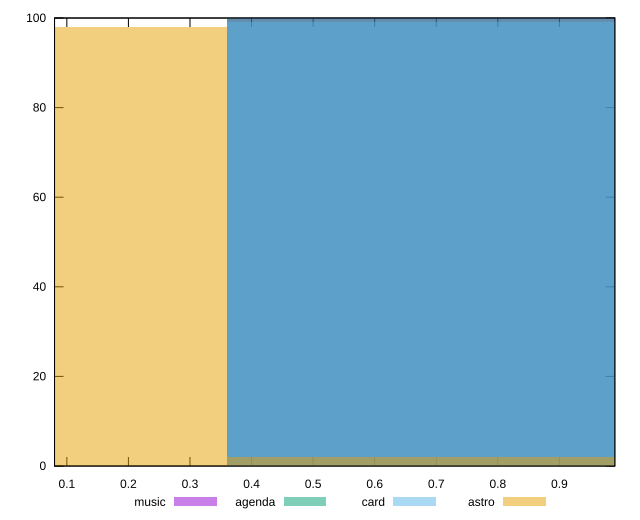

Generate this figure with gnuplot:
reset

$music <<EOF
0.7190475038450597 100
EOF

$agenda <<EOF
0.7190475038450597 100
EOF

$card <<EOF
0.7190475038450597 99
EOF

$astro <<EOF
0 98
0.7190475038450597 2
EOF

set key outside below
set boxwidth 0.7190475038450597
set xrange [0.08:0.99]
set yrange [0:100]
set trange [0:100]
set style fill transparent solid 0.5 noborder
set terminal svg size 640, 520 enhanced background rgb 'white'
set output "reports/report_00030_2021-02-24T20-42-31.540Z/first-meaningful-paint/comparison/histogram/all_score.svg"

plot $music title "music" with boxes, \
     $agenda title "agenda" with boxes, \
     $card title "card" with boxes, \
     $astro title "astro" with boxes

reset
